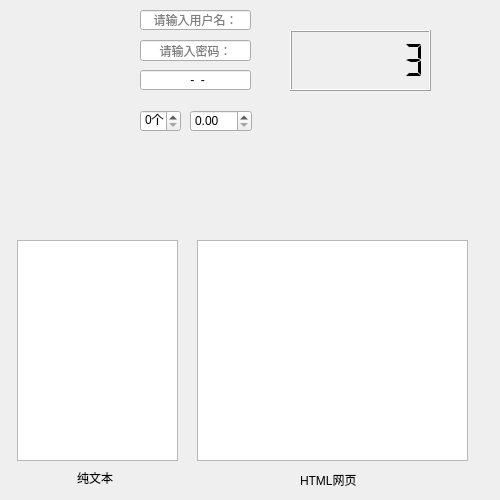
<?xml version="1.0" encoding="UTF-8"?>
<ui version="4.0">
 <class>Form</class>
 <widget class="QWidget" name="Form">
  <property name="geometry">
   <rect>
    <x>0</x>
    <y>0</y>
    <width>500</width>
    <height>500</height>
   </rect>
  </property>
  <property name="baseSize">
   <size>
    <width>800</width>
    <height>600</height>
   </size>
  </property>
  <property name="windowTitle">
   <string>坤坤窗口</string>
  </property>
  <widget class="QLineEdit" name="lineEdit">
   <property name="geometry">
    <rect>
     <x>140</x>
     <y>10</y>
     <width>111</width>
     <height>20</height>
    </rect>
   </property>
   <property name="text">
    <string/>
   </property>
   <property name="alignment">
    <set>Qt::AlignCenter</set>
   </property>
   <property name="placeholderText">
    <string>请输入用户名：</string>
   </property>
  </widget>
  <widget class="QLineEdit" name="lineEdit_2">
   <property name="geometry">
    <rect>
     <x>140</x>
     <y>40</y>
     <width>111</width>
     <height>21</height>
    </rect>
   </property>
   <property name="echoMode">
    <enum>QLineEdit::Password</enum>
   </property>
   <property name="alignment">
    <set>Qt::AlignCenter</set>
   </property>
   <property name="placeholderText">
    <string>请输入密码：</string>
   </property>
  </widget>
  <widget class="QLineEdit" name="lineEdit_3">
   <property name="geometry">
    <rect>
     <x>140</x>
     <y>70</y>
     <width>111</width>
     <height>20</height>
    </rect>
   </property>
   <property name="inputMask">
    <string>0000-00-00</string>
   </property>
   <property name="alignment">
    <set>Qt::AlignCenter</set>
   </property>
   <property name="placeholderText">
    <string>设置日期掩码：</string>
   </property>
  </widget>
  <widget class="QTextEdit" name="textEdit">
   <property name="geometry">
    <rect>
     <x>17</x>
     <y>240</y>
     <width>161</width>
     <height>221</height>
    </rect>
   </property>
   <property name="cursorWidth">
    <number>2</number>
   </property>
  </widget>
  <widget class="QTextEdit" name="textEdit_2">
   <property name="geometry">
    <rect>
     <x>197</x>
     <y>240</y>
     <width>271</width>
     <height>221</height>
    </rect>
   </property>
  </widget>
  <widget class="QLabel" name="label">
   <property name="geometry">
    <rect>
     <x>77</x>
     <y>470</y>
     <width>54</width>
     <height>16</height>
    </rect>
   </property>
   <property name="text">
    <string>纯文本</string>
   </property>
  </widget>
  <widget class="QLabel" name="label_2">
   <property name="geometry">
    <rect>
     <x>300</x>
     <y>470</y>
     <width>61</width>
     <height>20</height>
    </rect>
   </property>
   <property name="text">
    <string>HTML网页</string>
   </property>
  </widget>
  <widget class="QSpinBox" name="spinBox">
   <property name="geometry">
    <rect>
     <x>140</x>
     <y>110</y>
     <width>41</width>
     <height>22</height>
    </rect>
   </property>
   <property name="suffix">
    <string>个</string>
   </property>
   <property name="prefix">
    <string/>
   </property>
  </widget>
  <widget class="QDoubleSpinBox" name="doubleSpinBox">
   <property name="geometry">
    <rect>
     <x>190</x>
     <y>110</y>
     <width>62</width>
     <height>22</height>
    </rect>
   </property>
  </widget>
  <widget class="QLCDNumber" name="lcdNumber">
   <property name="geometry">
    <rect>
     <x>290</x>
     <y>30</y>
     <width>141</width>
     <height>61</height>
    </rect>
   </property>
   <property name="smallDecimalPoint">
    <bool>true</bool>
   </property>
   <property name="digitCount">
    <number>6</number>
   </property>
   <property name="segmentStyle">
    <enum>QLCDNumber::Flat</enum>
   </property>
   <property name="value" stdset="0">
    <double>3.140000000000000</double>
   </property>
   <property name="intValue" stdset="0">
    <number>3</number>
   </property>
  </widget>
 </widget>
 <resources/>
 <connections/>
</ui>
